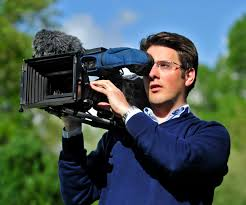
#> input picture src/resources/images/photography.jpg, 246 x 205 px
$ python rotation.py
#> lines starting #> are read from the running program, lines starting #| are printed output that depends on the picture; long printed decimals are rounded
import cv2
import numpy as np
from src.basic import imageInfo

image = cv2.imread(imageInfo.photographyImage)
#> image is the input picture: shape (205, 246, 3); mean B, G, R 84.6, 88.1, 70
height, width = image.shape[:2]
#> height = 205; width = 246

#divide by rwo to rate the image around its center
rotationMatrix = cv2.getRotationMatrix2D((width/2, height/2),45, 0.5)
print(rotationMatrix)
#| [[  0.3536   0.3536  43.274]
#|  [ -0.3536   0.3536 109.748]]

rotatedImage = cv2.warpAffine(image, rotationMatrix,(width, height))
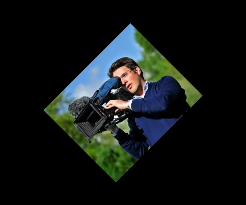
#> rotatedImage: shape (205, 246, 3); mean B, G, R 21.2, 22, 17.5

rotatedByTranspose = cv2.transpose(image)
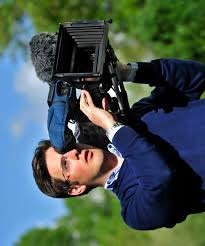
#> rotatedByTranspose: shape (246, 205, 3); mean B, G, R 84.6, 88.1, 70

cv2.imshow("Rotated image", rotatedImage)
cv2.imshow("Rotated image by transpose",rotatedByTranspose)
cv2.waitKey()
cv2.destroyAllWindows()
